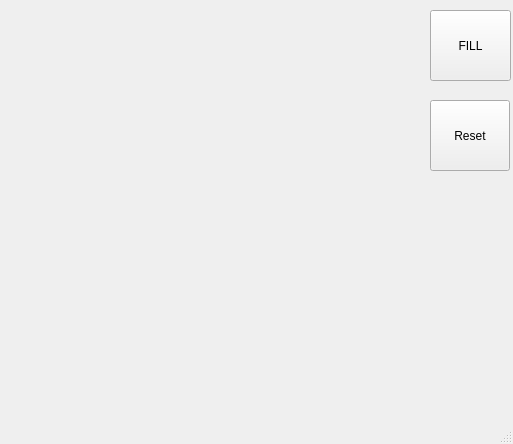
<?xml version="1.0" encoding="UTF-8"?>
<ui version="4.0">
 <class>MainWindow</class>
 <widget class="QMainWindow" name="MainWindow">
  <property name="geometry">
   <rect>
    <x>0</x>
    <y>0</y>
    <width>513</width>
    <height>444</height>
   </rect>
  </property>
  <property name="windowTitle">
   <string>MainWindow</string>
  </property>
  <widget class="QWidget" name="centralWidget">
   <widget class="QLabel" name="label">
    <property name="geometry">
     <rect>
      <x>0</x>
      <y>0</y>
      <width>400</width>
      <height>400</height>
     </rect>
    </property>
    <property name="text">
     <string/>
    </property>
   </widget>
   <widget class="QPushButton" name="pushButton">
    <property name="geometry">
     <rect>
      <x>430</x>
      <y>10</y>
      <width>81</width>
      <height>71</height>
     </rect>
    </property>
    <property name="text">
     <string>FILL</string>
    </property>
   </widget>
   <widget class="QPushButton" name="pushButton_2">
    <property name="geometry">
     <rect>
      <x>430</x>
      <y>100</y>
      <width>80</width>
      <height>71</height>
     </rect>
    </property>
    <property name="text">
     <string>Reset</string>
    </property>
   </widget>
  </widget>
  <widget class="QMenuBar" name="menuBar">
   <property name="geometry">
    <rect>
     <x>0</x>
     <y>0</y>
     <width>513</width>
     <height>20</height>
    </rect>
   </property>
  </widget>
  <widget class="QStatusBar" name="statusBar"/>
 </widget>
 <layoutdefault spacing="6" margin="11"/>
 <resources/>
 <connections/>
</ui>
